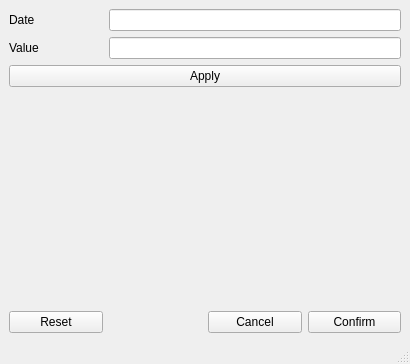
<?xml version="1.0" encoding="UTF-8"?>
<ui version="4.0">
 <class>MainWindow</class>
 <widget class="QMainWindow" name="MainWindow">
  <property name="geometry">
   <rect>
    <x>0</x>
    <y>0</y>
    <width>410</width>
    <height>364</height>
   </rect>
  </property>
  <property name="font">
   <font>
    <family>Arial</family>
   </font>
  </property>
  <property name="windowTitle">
   <string>MainWindow</string>
  </property>
  <widget class="QWidget" name="centralwidget">
   <layout class="QGridLayout" name="gridLayout">
    <item row="1" column="1" colspan="3">
     <widget class="QLineEdit" name="value_lineedit"/>
    </item>
    <item row="3" column="0" colspan="4">
     <widget class="PlotWidget" name="graph_widget" native="true"/>
    </item>
    <item row="4" column="0">
     <widget class="QPushButton" name="reset_pushbutton">
      <property name="text">
       <string>Reset</string>
      </property>
     </widget>
    </item>
    <item row="4" column="3">
     <widget class="QPushButton" name="confirm_pushbutton">
      <property name="text">
       <string>Confirm</string>
      </property>
     </widget>
    </item>
    <item row="1" column="0">
     <widget class="QLabel" name="value_label">
      <property name="text">
       <string>Value</string>
      </property>
     </widget>
    </item>
    <item row="2" column="0" colspan="4">
     <widget class="QPushButton" name="apply_pushbutton">
      <property name="text">
       <string>Apply</string>
      </property>
     </widget>
    </item>
    <item row="0" column="0">
     <widget class="QLabel" name="date_label">
      <property name="text">
       <string>Date</string>
      </property>
     </widget>
    </item>
    <item row="0" column="1" colspan="3">
     <widget class="QLineEdit" name="date_lineedit">
      <property name="text">
       <string/>
      </property>
     </widget>
    </item>
    <item row="4" column="2">
     <widget class="QPushButton" name="cancel_pushbutton">
      <property name="text">
       <string>Cancel</string>
      </property>
     </widget>
    </item>
   </layout>
  </widget>
  <widget class="QStatusBar" name="statusbar">
   <property name="font">
    <font>
     <family>Arial</family>
    </font>
   </property>
  </widget>
 </widget>
 <customwidgets>
  <customwidget>
   <class>PlotWidget</class>
   <extends>QWidget</extends>
   <header location="global">pyqtgraph</header>
   <container>1</container>
  </customwidget>
 </customwidgets>
 <resources/>
 <connections/>
</ui>
